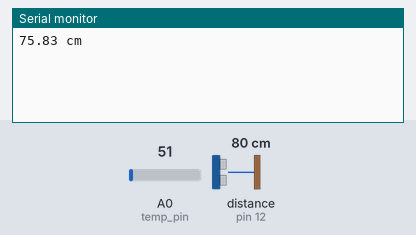
This sketch was run on a simulated Arduino Uno, built with avr-gcc and run on an emulated ATmega328P. Shown: the last lines printed to the serial monitor. Wiring (inferred from the names in the program): ultrasonic range finder: trigger pin 13; echo pin 12. The inputs (shaded band) are chosen by the test bench; at power-on: distance to the obstacle (sensor on pin 12) 80 cm, A0 (temp_pin) = 51. The echo pulse lasts 58.3 µs per cm.

Above: at 1.2 s.
1.3 s: distance to the obstacle (sensor on pin 12) set to 2 cm
At 2.4 s:
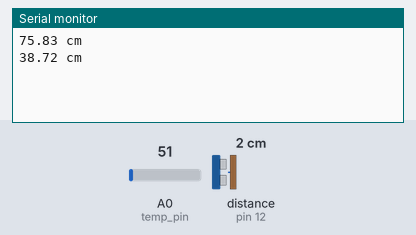
2.8 s: A0 (temp_pin) set to 61
At 4.1 s:
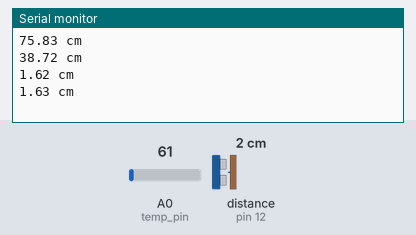
4.3 s: distance to the obstacle (sensor on pin 12) set to 4 cm
At 5.4 s:
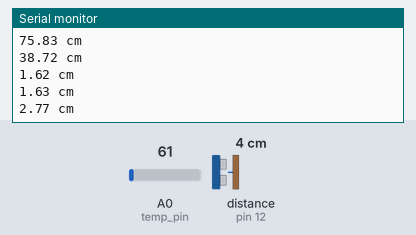
5.8 s: A0 (temp_pin) set to 71
At 7.2 s:
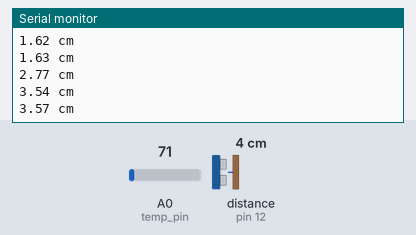
Timing chart, 0 to 8.3 s (numbered marks = the images above; inputs shaded):
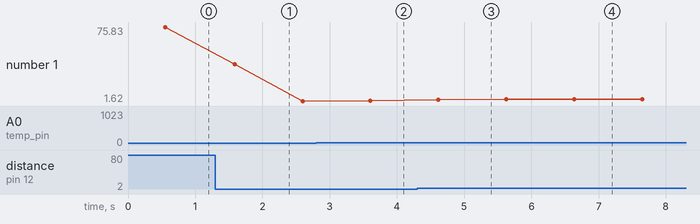

The sketch:

ultrasonic_with_temp.ino
```cpp
const int temp_pin = A0;
const int echo_pin = 12;
const int trig_pin = 13;

void setup() {

pinMode(trig_pin, OUTPUT); // Sets the trigPin as an Output
pinMode(echo_pin, INPUT); // Sets the echoPin as an Input
 Serial.begin(9600);
}

void loop() {

  //Serial.print(getTemp());
  //Serial.println(" degrees C");
  Serial.print(getAvgDist());
  Serial.println(" cm");
  delay(500);
}
double getTemp(){
  return analogRead(temp_pin)/1024.0*5000/10;
}
double getAvgDist(){
  int x = 10;
  double sum=0;
  for (int i=0; i<10;i++){
    sum+=getSensorDistanceCM();
    delay(50);
  }
  return sum/10;
}
double getSensorDistanceCM() {

  double duration, distance;
  // required initialization every time want to measure distance using ultrasonic sensor
  digitalWrite(trig_pin, LOW);
  delayMicroseconds(2);
  // Sets the trig_pin on HIGH state for 10 micro seconds
  digitalWrite(trig_pin, HIGH);
  delayMicroseconds(10);
  digitalWrite(trig_pin, LOW);
  // initialization ends

  duration = pulseIn(echo_pin, HIGH); // Reads the echo_pin, returns the sound wave travel time in microseconds
  // explanation for magic numbers
  // - 1024:  analog read has value between 0 and 1024
  // - 5000:  map this value to between 0V and 5V (hence 5000 mV)
  // - 10:    divide by 10 to become celcius, or another number to convert to fahrenheit
  double temp = getTemp();
  // speed of sound in meter/second
  double speed_of_sound = 311.5 + 0.6 * temp;
  //Serial.println(speed_of_sound);
  // convert meter/second to centimeter/second
  // 10^6 microseconds in a second
  // 100 cm in a meter
  speed_of_sound = 1 / speed_of_sound / 100 * 1000000;
  //Serial.print("Speed of sound is: ");
  //Serial.print(speed_of_sound);
  //Serial.println(" cm/s");
  distance = duration / speed_of_sound ;
  //Serial.print("duration is: ");
  //Serial.println(duration);
  //Serial.println(distance);
  distance /= 2;
  //Serial.println(distance);
  return distance;
}
```

Measured:
- after the input at 1.3 s, the serial monitor: prints a new line after 0.29 s (image 1)
- after the input at 2.8 s, the serial monitor: prints a new line after 0.81 s (image 2)
- after the input at 4.3 s, the serial monitor: prints a new line after 0.32 s (image 3)
- after the input at 5.8 s, the serial monitor: prints a new line after 0.84 s (image 4)
- plotted number 1: 75.83 → 1.62 after the input at 1.3 s, 1.62 → 1.63 after the input at 2.8 s, 1.63 → 3.54 after the input at 4.3 s, 3.54 → 3.57 after the input at 5.8 s
